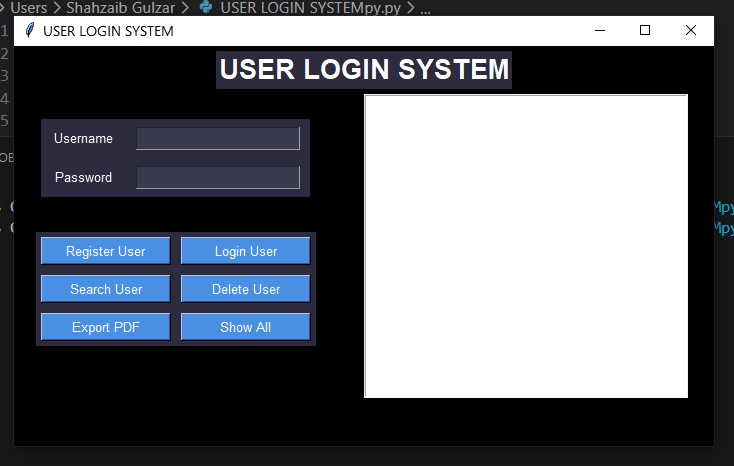

Here is the Python script that generated this plot:
import os
import json
import tkinter as tk
from tkinter import messagebox
from reportlab.lib.pagesizes import letter
from reportlab.pdfgen import canvas

users = []

def load_data():
    global users
    try:
        with open("users.json", "r") as file:
            users = json.load(file)
    except:
        users = []

def save_data():
    with open("users.json", "w") as file:
        json.dump(users, file)

def generate_pdf():
    if not os.path.exists("users"):
        os.makedirs("users")

    file_path = "users/users.pdf"
    c = canvas.Canvas(file_path, pagesize = letter)

    y = 750
    c.setFont("Helvetica-Bold", 14)
    c.drawString(200, 800, f"User List")
    
    for u in users:

        if y < 50:
            c.showPage()
            c.setFont("Helvetica", 10)
            y = 750

        c.setFont("Helvetica", 10)
        line = f"{u['Username']} | {u['Password']}"
        c.drawString(50, y, line)
        y -= 20

    c.save()
    messagebox.showinfo(f"Success", "PDF generated")


def register_user():
    username = username_entry.get()
    password = password_entry.get()

    if username == "" or password == "":
        messagebox.showerror(f"Error", "Username and password required!")
        return
    
    user = {
        "Username": username,
        "Password": password
    }
    
    users.append(user)
    save_data()
    messagebox.showinfo("Added", "User added!")

    clear_fields()

def login_user():
    username = username_entry.get()
    password = password_entry.get()

    for u in users:
        if u["Username"] == username and u["Password"] == password:
            messagebox.showinfo(f"Success", "User login successfully!")
            return
        clear_fields()
            
    messagebox.showerror(f"Error", "User not found!")

def search_user():
    username = username_entry.get()
    resultbox.delete(0, tk.END)

    for u in users:
        if u["Username"] == username:
            resultbox.insert(tk.END, f"{u['Username']} | {u['Password']}")
            messagebox.showinfo(f"Complete", "User found!")
            return

    messagebox.showerror(f"Error", "User not found!")

def delete_user():
    username = username_entry.get()

    for u in users:
        if u["Username"] == username:
            users.remove(u)
            save_data()
            messagebox.showinfo("Deleted", "User deleted!")
            return
    
    messagebox.showerror(f"Error", "User not found!")

def clear_fields():
    username_entry.delete(0, tk.END)
    password_entry.delete(0, tk.END)

def show_all():
    resultbox.delete(0, tk.END)
    for u in users:
        resultbox.insert(tk.END, f"{u['Username']} | {u['Password']}")

# ..... GUI .....
bg = "#2C2F33"
fg = "#FFFFFF"


root = tk.Tk()
root.grid_columnconfigure(0, weight=1)
root.grid_columnconfigure(1, weight=2)
root.configure(bg="black")
btn_color = "#112C91"

root.title("USER LOGIN SYSTEM")
tk.Label(root, text = "USER LOGIN SYSTEM", bg="#2c2c3e", fg="white", font=("Arial", 20, "bold")).grid(row = 0, column = 0, columnspan = 2, pady = 5)
root.geometry("700x400")

# INPUTS
input_frame = tk.Frame(root, bg="#2c2c3e")
input_frame.grid(row=1, column=0, padx=20, pady=20)

tk.Label(input_frame, text = "Username", bg="#2c2c3e", fg="white", font=("Arial", 10)).grid(row = 1 , column = 0, padx = 10, pady = 8)
username_entry = tk.Entry(input_frame, bg="#3a3a4f", fg="white", insertbackground="white")
username_entry.grid(row = 1, column = 1, padx = 10, pady = 8)

tk.Label(input_frame, text = "Password", bg="#2c2c3e", fg="white", font=("Arial", 10)).grid(row = 2, column = 0, padx = 10, pady = 8)
password_entry = tk.Entry(input_frame, show = "*", bg="#3a3a4f", fg="white", insertbackground="white")
password_entry.grid(row = 2, column = 1, padx = 10, pady = 8)
    
# BUTTONS
button_frame = tk.Frame(root, bg="#2c2c3e")
button_frame.grid(row=2, column=0, padx=5, pady=5)

btn_reg = tk.Button(button_frame, text = "Register User", width=15, font=("Arial", 10), command = register_user, bg="#4a90e2", fg="white", activebackground="#357abd")
btn_reg.grid(row = 4, column = 0, padx = 5, pady = 5)

btn_login = tk.Button(button_frame, text = "Login User", width=15, font=("Arial", 10), command = login_user, bg="#4a90e2", fg="white", activebackground="#357abd")
btn_login.grid(row = 4, column = 1, padx = 5, pady = 5)

btn_search = tk.Button(button_frame, text = "Search User", width=15, font=("Arial", 10), command = search_user, bg="#4a90e2", fg="white", activebackground="#357abd")
btn_search.grid(row = 5, column = 0, padx = 5, pady = 5)

btn_delete = tk.Button(button_frame, text = "Delete User", width=15, font=("Arial", 10), command = delete_user, bg="#4a90e2", fg="white", activebackground="#357abd")
btn_delete.grid(row = 5, column = 1, padx =5, pady = 5)

btn_exp = tk.Button(button_frame, text = "Export PDF", width=15, font=("Arial", 10), command = generate_pdf, bg="#4a90e2", fg="white", activebackground="#357abd")
btn_exp.grid(row = 6, column = 0, padx = 5, pady = 5)

btn_all = tk.Button(button_frame, text = "Show All", width=15, font=("Arial", 10), command = show_all, bg="#4a90e2", fg="white", activebackground="#357abd")
btn_all.grid(row = 6, column = 1, padx = 5, pady = 5)

# OUTPUT
resultbox = tk.Listbox(root, width = 40, height = 15)
resultbox.grid(row = 1, column = 1, rowspan = 6, padx = 10)

load_data()
root.mainloop()

    
